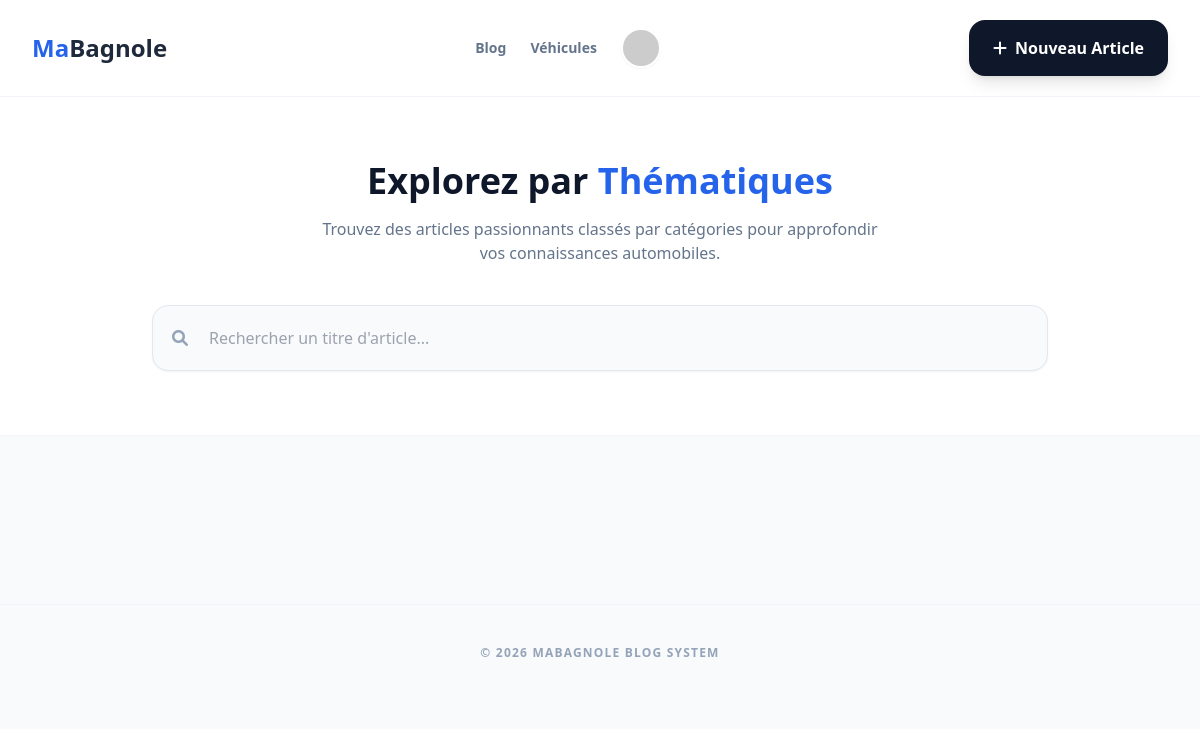
The page /app/view/themes_list.php on the database as committed earlier.
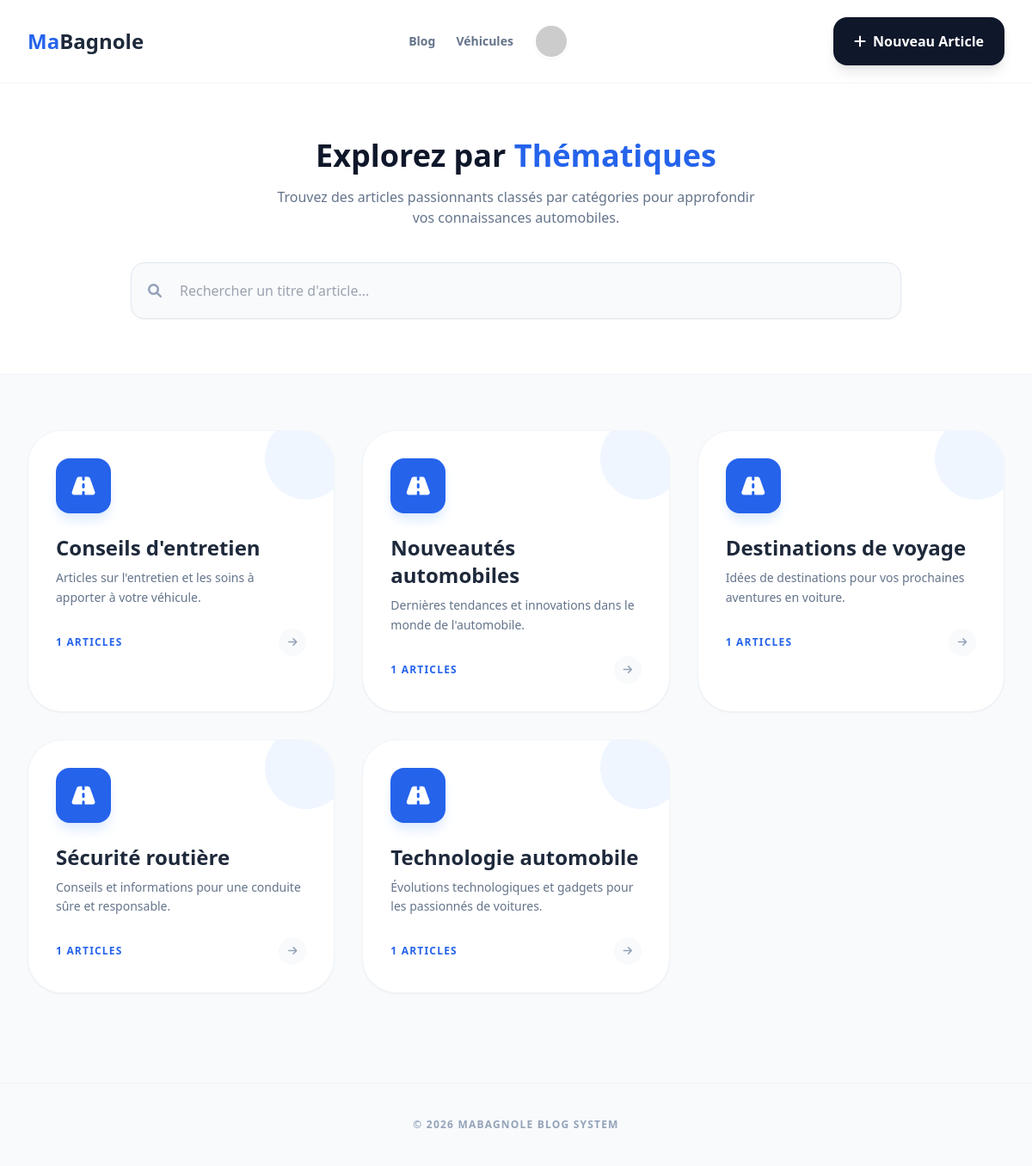
The same page on the database as committed later.
### tables this page shows
CREATE TABLE Themes (
    idTheme INT(11) PRIMARY KEY NOT NULL AUTO_INCREMENT,
    nomTheme VARCHAR(255) NOT NULL,
    descriptionTheme VARCHAR(255) NOT NULL
);

### app/model/Theme.php (called while the page is built, shortened)
<?php
class Theme
{
    private $idTheme;
    private $nomTheme;
    private $descriptionTheme;
    public function getIdTheme(): int
    {
        return $this->idTheme;
    }
    public function getNomTheme(): string
    {
        return $this->nomTheme;
    }
    public function getDescriptionTheme(): string
    {
        return $this->descriptionTheme;
    }
    static function getAllTheme(): array
    {
        try {
            $db = Connexion::connect()->getConnexion();
            $sql = "select * from themes";
            $stmt = $db->prepare($sql);
            if ($stmt->execute())
                return $stmt->fetchAll(\PDO::FETCH_CLASS, Theme::class);
            else
                return [];
        } catch (\Exception $e) {
            error_log(date('y-m-d h:i:s') . " Connexion :error ." . $e . PHP_EOL, 3, "error.log");
            return [];
        }
    }
}

### app/model/Article.php (called while the page is built, shortened)
<?php
class Article
{
    static function nbArticlesByTheme(int $idTheme): int
    {
        try {
            $db = Connexion::connect()->getConnexion();
            $sql = "SELECT COUNT(*) as nbArticles FROM articles WHERE idTheme = :idTheme";
            $stmt = $db->prepare($sql);
            $stmt->bindParam(":idTheme", $idTheme);
            $stmt->execute();
            $result = $stmt->fetch(\PDO::FETCH_ASSOC);
            return (int)$result['nbArticles'] ?? 0;
        } catch (\Exception $e) {
            return 0;
        }
    }
}

### app/view/themes_list.php (the view, shortened to what this page needs)
<?php
$themes = Theme::getAllTheme();
?>
<!DOCTYPE html>
<html lang="en">
<head>
    <script src="https://cdn.tailwindcss.com"></script>
    <link href="https://cdnjs.cloudflare.com/ajax/libs/font-awesome/6.0.0/css/all.min.css" rel="stylesheet">
</head>
<body class="bg-slate-50 min-h-screen">
    <nav class="flex justify-between items-center px-8 py-5 bg-white border-b border-slate-100 sticky top-0 z-50">
        <div class="text-2xl font-black text-blue-600">Ma<span class="text-slate-800">Bagnole</span></div>
        <div class="flex items-center gap-6">
            <a href="blog_main.php" class="text-sm font-bold text-slate-500 hover:text-blue-600 transition">Blog</a>
            <a href="catalogue.php" class="text-sm font-bold text-slate-500 hover:text-blue-600 transition">Véhicules</a>
            <div class="w-10 h-10 rounded-full bg-slate-100 border-2 border-white shadow-sm overflow-hidden">
                <img src="https://i.pravatar.cc/100?u=me">
            </div>
        </div>
        <div class="flex gap-4 w-full md:w-auto">
            <button onclick="toggleModal('addArticleModal')" class="bg-slate-900 text-white px-6 py-4 rounded-2xl font-black hover:bg-blue-600 transition flex items-center gap-2 shadow-lg">
                <i class="fas fa-plus"></i> Nouveau Article
            </button>
        </div>
    </nav>
    <header class="py-16 bg-white border-b border-slate-100 text-center px-4">
        <h1 class="text-4xl font-black text-slate-900 mb-4">Explorez par <span class="text-blue-600">Thématiques</span></h1>
        <p class="text-slate-500 max-w-xl mx-auto font-medium">
            Trouvez des articles passionnants classés par catégories pour approfondir vos connaissances automobiles.
        </p>
        <div class="max-w-4xl mx-auto mt-10">
            <form action="" method="POST">
                <div class="relative group">
                    <i class="fas fa-search absolute left-5 top-1/2 -translate-y-1/2 text-slate-400 group-focus-within:text-blue-600 transition"></i>
                    <input type="text" placeholder="Rechercher un titre d'article..."
                        class="w-full pl-14 pr-32 py-5 bg-slate-50 border border-slate-200 rounded-2xl outline-none focus:ring-4 focus:ring-blue-500/10 transition shadow-sm">
                </div>
            </form>
        </div>
    </header>
    <main class="max-w-7xl mx-auto px-8 py-16">
        <div class="grid grid-cols-1 sm:grid-cols-2 lg:grid-cols-3 gap-8">
            <?php foreach ($themes as $theme) : ?>
                <a href="articles_list.php?id=<?= $theme->getIdTheme() ?>" class="group relative bg-white rounded-[2.5rem] p-8 border border-slate-100 shadow-sm hover:shadow-2xl hover:-translate-y-2 transition-all duration-300 overflow-hidden">
                    <div class="absolute -right-4 -top-4 w-24 h-24 bg-blue-50 rounded-full group-hover:scale-[3] transition-transform duration-700"></div>
                    <div class="relative z-10">
                        <div class="w-16 h-16 bg-blue-600 text-white rounded-2xl flex items-center justify-center text-2xl shadow-lg shadow-blue-100 mb-6">
                            <i class="fas fa-road"></i>
                        </div>
                        <h3 class="text-2xl font-black text-slate-800 mb-2"><?= $theme->getNomTheme() ?></h3>
                        <p class="text-slate-500 text-sm leading-relaxed mb-6">
                            <?= $theme->getDescriptionTheme() ?>
                        </p>
                        <div class="flex items-center justify-between">
                            <span class="text-xs font-black text-blue-600 uppercase tracking-widest"><?= Article::nbArticlesByTheme($theme->getIdTheme()) ?> Articles</span>
                            <div class="w-8 h-8 rounded-full bg-slate-50 flex items-center justify-center text-slate-400 group-hover:bg-blue-600 group-hover:text-white transition">
                                <i class="fas fa-arrow-right text-xs"></i>
                            </div>
                        </div>
                    </div>
                </a>
            <?php endforeach; ?>
        </div>
    </main>
    <footer class="text-center py-10 border-t border-slate-100 mt-10">
        <p class="text-slate-400 text-xs font-bold uppercase tracking-widest">© 2026 MaBagnole Blog System</p>
    </footer>
</body>
</html>

Rows that differ between the two databases and show on the page:
added themes: nomTheme "Conseils d'entretien", descriptionTheme "Articles sur l'entretien et les soins à apporter à votre véhicule.", idTheme "1"
added themes: nomTheme "Nouveautés automobiles", descriptionTheme "Dernières tendances et innovations dans le monde de l'automobile.", IdTheme "1"
added themes: nomTheme "Destinations de voyage", descriptionTheme "Idées de destinations pour vos prochaines aventures en voiture.", IdTheme "1"
added themes: nomTheme "Sécurité routière", descriptionTheme "Conseils et informations pour une conduite sûre et responsable.", IdTheme "1"
added themes: nomTheme "Technologie automobile", descriptionTheme "Évolutions technologiques et gadgets pour les passionnés de voitures.", IdTheme "1"
